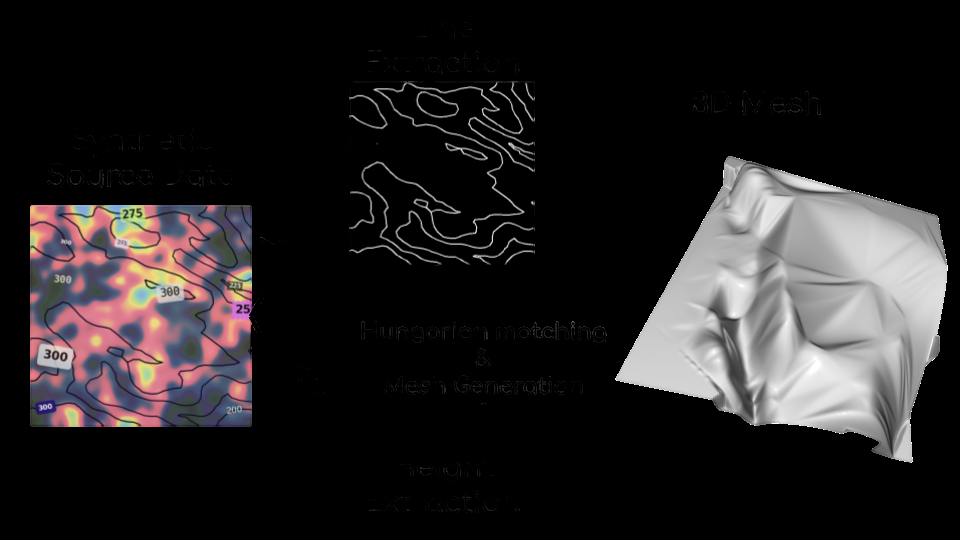
#> input picture assets/images/pipeline_image.png, 960 x 540 px
$ python -i contours.py   (imports and definitions only)
#> lines starting #> are read from the running program, lines starting #| are printed output that depends on the picture; after the words box and inside, x2 and y2 are one past the last pixel; in counts of white or black regions, pixels touching at a corner belong together
"""Module for extracting contours from binary masks."""

import cv2
import numpy as np


def extract_contours(mask_path: str, min_length: float = 50.0) -> list[np.ndarray]:
    """Extracts contours from a binary mask file.

    Args:
        mask_path: Path to the binary mask image.
        min_length: Minimum length of a contour to be kept.

    Returns:
        List of contours, where each contour is a numpy array of shape (N, 1, 2).
    """
#> called with mask_path = '../../assets/images/pipeline_image.png', min_length = 50
    # Read image as grayscale
    mask = cv2.imread(mask_path, cv2.IMREAD_GRAYSCALE)
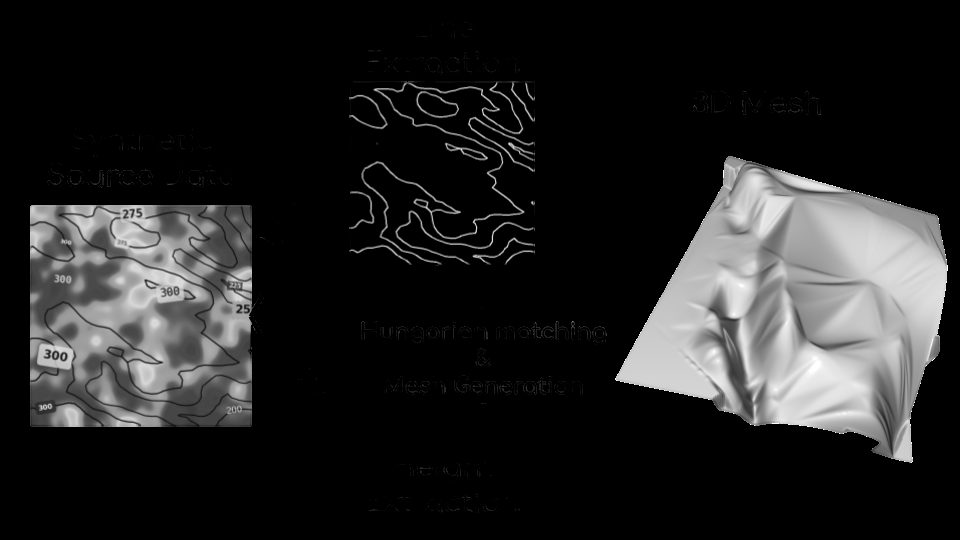
#> mask: shape (540, 960); min 0, max 255, mean 34.7
    if mask is None:
        raise FileNotFoundError(f"Could not read mask at {mask_path}")

    # Ensure binary
    _, binary = cv2.threshold(mask, 127, 255, cv2.THRESH_BINARY)
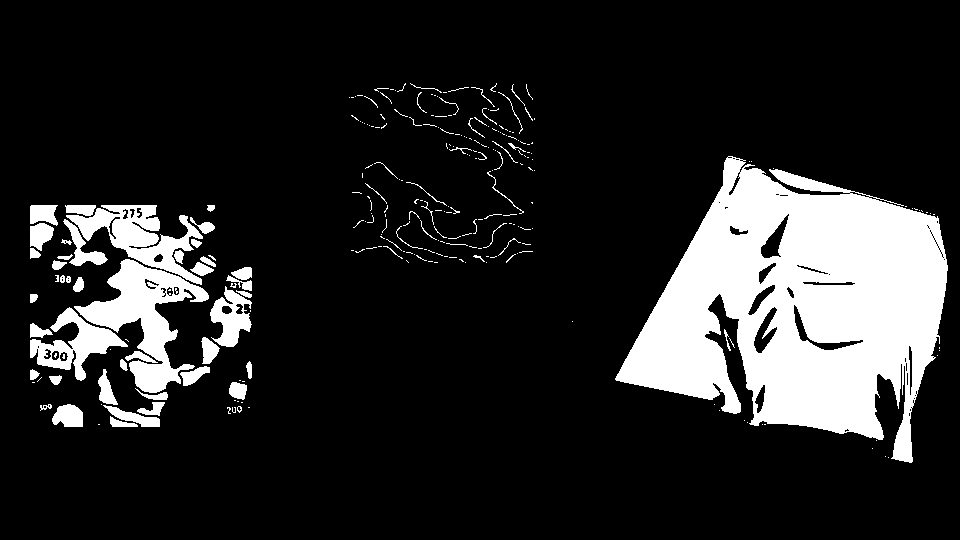
#> binary: shape (540, 960); 15.6% white; 267 white regions (193 under 20 px)

    # Find contours
    # RETR_LIST: Retrieve all contours without establishing hierarchy
    # CHAIN_APPROX_SIMPLE: Compress horizontal, vertical, and diagonal segments
    contours, _ = cv2.findContours(binary, cv2.RETR_LIST, cv2.CHAIN_APPROX_SIMPLE)
#> contours = 345 contours, 273 with area under 20; largest, box (x1, y1, x2, y2) and area: (615, 156, 948, 463) 58914, (74, 259, 209, 393) 6272, (66, 205, 203, 285) 3952, (30, 307, 128, 381) 2526, (210, 286, 252, 347) 1372

    filtered_contours = []
    for cnt in contours:
        # Calculate arc length
        length = cv2.arcLength(cnt, closed=False)  # Open contours for height lines?
        # Height lines are usually curves, but might be closed loops (hills).
        # Let's assume they can be either, but we treat them as polylines.

        if length >= min_length:
            # Simplify contour
            epsilon = 0.005 * length
            approx = cv2.approxPolyDP(cnt, epsilon, closed=False)
            filtered_contours.append(approx)
#> this loop made 345 passes
#> (length, epsilon) on passes 11, 22, 26, 29, 36, 37, 38, 45, 47, 57, 63, 67: (66.14, 0.331), (133.3, 0.666), (93.18, 0.466), (66.04, 0.33), (77.11, 0.386), (68.7, 0.343), (55.21, 0.276), (95.01, 0.475), (79.94, 0.4), (71.77, 0.359), (90.31, 0.452), (73.6, 0.368)
#> (cnt, length) on passes 1, 2, 3, 4, 6, 7: ([[888, 457]], 0), ([[885, 456]], 0), ([[872, 448]], 0), ([[876, 440]], 0), ([[764, 424], [765, 424]], 1), ([[762, 424]], 0)
#> after the loop, filtered_contours = 56 contours, 19 with area under 20; largest, box (x1, y1, x2, y2) and area: (615, 156, 947, 463) 61063, (74, 259, 209, 393) 6378, (66, 205, 203, 285) 4176, (30, 307, 128, 381) 2512, (210, 286, 252, 347) 1408

    return filtered_contours

>>> result = extract_contours('../../assets/images/pipeline_image.png')
#> result has the same summary as filtered_contours in extract_contours
